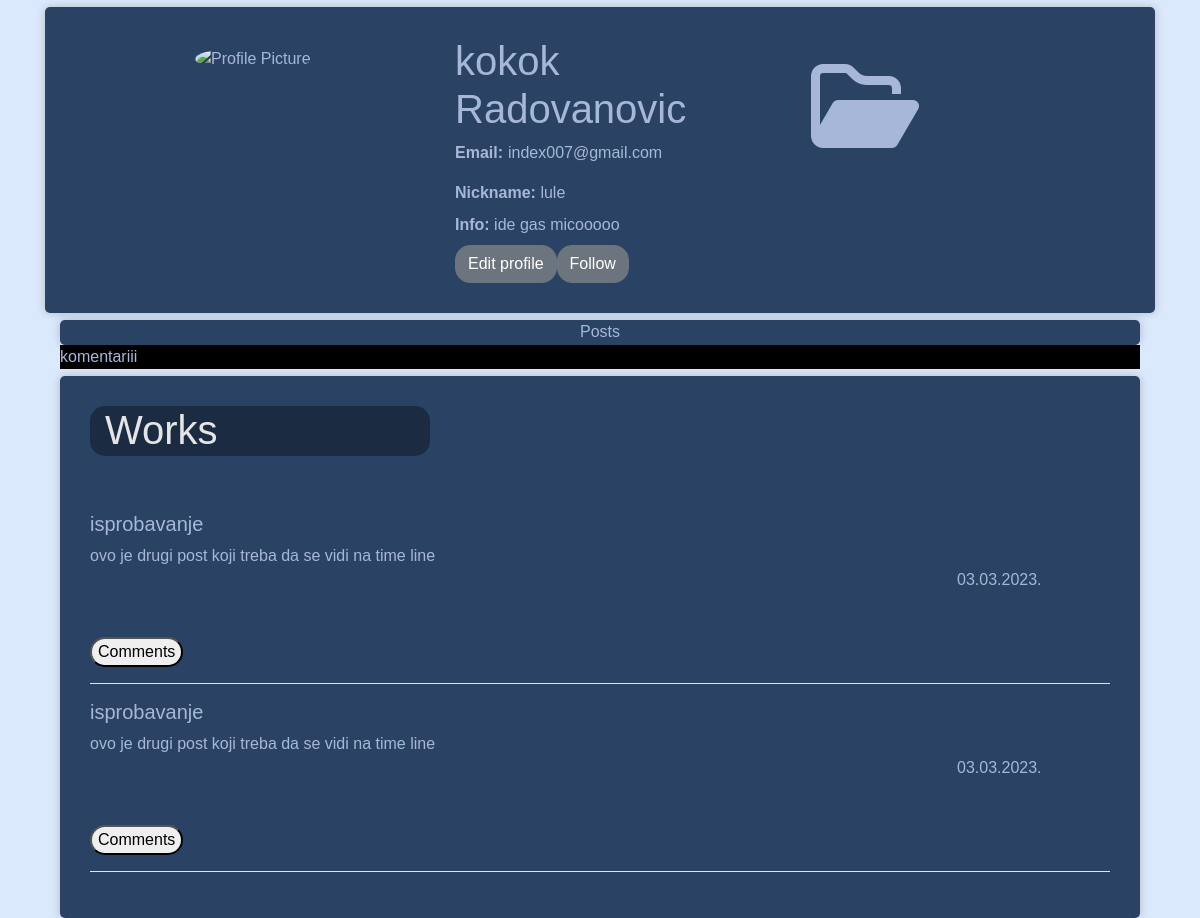
/pages/Profile/profile.php (signed in), run on the app's committed database.
### tables this page shows
CREATE TABLE `app_user` (
  `user_id` int(11) NOT NULL,
  `user_name` varchar(30) NOT NULL,
  `user_surname` varchar(45) NOT NULL,
  `user_nickname` varchar(15) NOT NULL,
  `user_email` varchar(30) NOT NULL,
  `user_password` varchar(30) NOT NULL,
  `user_info` tinytext DEFAULT NULL
);

CREATE TABLE `post` (
  `post_id` int(11) NOT NULL,
  `user_id` int(11) NOT NULL,
  `created_datetime` datetime NOT NULL DEFAULT current_timestamp(),
  `caption` tinytext DEFAULT NULL,
  `category` varchar(20) DEFAULT NULL,
  `uploaded_file` mediumtext NOT NULL,
  `file_ext` varchar(10) NOT NULL,
  `status` int(11) NOT NULL DEFAULT 1
);

### pages/Profile/profile.php (the view, shortened to what this page needs)
<?php
  $sessionTimeout=2700;
  if(isset($_SESSION['lastlogin'])&&(time()-$_SESSION['lastlogin']>$sessionTimeout)){
    session_unset();
    session_destroy();
    header('Location: ../Login/login.php');
    exit();
  }else{
    include("../../models/classes.php");
    $datab= new Database();
    $user=new User($datab,$_SESSION['iduser']);
  }
?>
<!DOCTYPE html>
<html lang="en">
  <head>
    <link rel="stylesheet" href="https://cdnjs.cloudflare.com/ajax/libs/font-awesome/6.3.0/css/all.min.css">
    <link rel="stylesheet" href="https://maxcdn.bootstrapcdn.com/bootstrap/4.0.0/css/bootstrap.min.css">
    <link rel="stylesheet" href="style.css">
  </head>
  <body>
    <div class="container">
      <div class = "header">
        <div class="row">
          <div class="col-md-4">
            <div class="profile-pic">
              <img src="" alt="Profile Picture">
            </div>
          </div>
          <div class="col-md-4">
            <div class="profile-info">
              <h1><?php echo"{$user->getName()} {$user->getSurname()}"?></h1>
              <ul class="list-unstyled">
                <li><strong>Email:</strong><?php echo "{$user->getEmail()}";?></li>
              </ul>
              <p>
              <?php
                echo "<label class='lblProfile'>Nickname:</label> {$user->getNickname()}<br>
                <label class='lblProfile'>Info:</label> {$user->getInfo()}<br>
                <button  type='button' class='btn btn-secondary' id='btnEdit' name='btnEdit'>Edit profile</a>
                <button  type='button' class='btn btn-secondary' id='btnFollow' name='btnFollow'>Follow</a>";
              ?>
              </p>
              </div>
          </div>
          <div class="col-md-4">
            <div class="post">
              <button id="btnPost" name="btnPost" class="btnTransparent"><i class="fa-regular fa-folder-open fa-6x"></i></button>
            </div>
          </div>
        </div>
      </div>
      <div class="col-md-12">
        <div id="counts">
          <p>Posts</p>
        </div>
        <div id="commsecc" style="background-color:black">komentariii</div>
        <div id = "works">
          <h1 class="col-md-4">Works</h1>
          <br><br>
          <?php
            $arr_posts=$user->allposts($datab);
            foreach($arr_posts as $el){
              post::getpost($el,$datab);
              echo"<button id='btncomments' onclick='allcomments({$el})'>Comments</button><hr>";
            }
          ?>
        </div>
      </div>
    </div>
  </body>
</html>

### models/classes.php (shortened to what this page needs)
<?php
class Database{
    private $host="localhost";
    private $username="root";
    private $password="";
    private $name="project_database";
    function connect(){
        return mysqli_connect($this->host,$this->username,$this->password,$this->name);
    }
}
class User{
     public $id;
     public $db;
     public $name;
     public $surname;
     public $nickname;
     public $email;
     public $info;
    public function __construct($datab,$id){
        $this->id = $id;
        $this->db = $datab->connect();
        $this->loadData();
    }
    function loadData(){
        $querry="SELECT user_name, user_surname, user_nickname, user_email, user_info, user_password FROM app_user WHERE user_id = {$this->id}";
        $res=mysqli_query($this->db,$querry);
        if(mysqli_num_rows($res)==0){
            echo "eror sa upitom nema ga u bazi";
        }else{
            while($row=mysqli_fetch_assoc($res)){
            $this->name = $row['user_name'];
            $this->surname = $row['user_surname'];
            $this->nickname = $row['user_nickname'];
            $this->email = $row['user_email'];
            $this->info = $row['user_info'];
            }
        }
    }
    public function getName() {
        return $this->name;
    }
    public function getSurname() {
        return $this->surname;
    }
    public function getNickname() {
        if ($this->nickname!=""){
            return $this->nickname;
        }else{
            return "not entered yet";
        }
    }
    public function getEmail() {
        return $this->email;
    }
    public function getInfo() {
        if($this->info!=""){
        return $this->info;
        }else{
            return "Not added info";
        }
    }
    function allposts($datab){
        $dbc=$datab->connect();
        $posts=array();
        $query="call posts_procedure({$this->id})";
        $res=mysqli_query($dbc,$query);
        while($row = mysqli_fetch_assoc($res)){
            $posts[]=$row['post_id'];
        }
        return $posts;
    }
}
class Post{
    public static function getpost($idpost,$datab){
        $dbc=$datab->connect();
        $query=$dbc->prepare("CALL getpost(?)");
        $query->bind_param("i",$idpost);
        $query->execute();
        $res=$query->get_result();
        while( $row=mysqli_fetch_assoc($res)){
            $topic=$row['category'];
            $time=$row['created_datetime'];
            $date=date('d.m.Y.',strtotime($time));
            $txt=$row['caption'];
            $fileurl=$row['uploaded_file'];
            $htmlanswer="";
            $htmlanswer.="<div>
            <h5>{$topic}</h5>
            {$txt}<br>
            <div class='date'>{$date}</div>
            </div>
            <br><p>{$fileurl}</p>
            ";
            echo $htmlanswer;
        }
    }
}
?>

### pages/Profile/style.css (style rules this page uses)
:root { --header: #2a4365; --highlight: #2a4365; --main: #2a4365; --text: #a7b7d9; --section: #e5e5e5; --text-complement: #D9C9A7; }
body { background-color: rgb(218, 233, 251); font-family: 'Trebuchet MS', 'Lucida Sans Unicode', 'Lucida Grande', 'Lucida Sans', Arial, sans-serif ; }
button { border-radius: 15px; }
.container { color: var(--text); }
.profile-pic img { border-radius: 50%; margin: 20px; margin-left: 150px; margin-top: 40px; }
.profile-info { padding: 30px; }
.profile-info h1 { margin-top: 0; }
.profile-info p { margin-bottom: 0; }
.profile-info ul li { margin-bottom: 5px; }
.profile-info ul li strong { margin-right: 5px; }
.lblProfile { font-weight: bolder; }
#btnEdit,#btnFollow { border-radius: 15px; }
.header { margin-top: 7px; height: 33.33%; background-color: var(--header); border-radius: 5px; box-shadow: 0 0 10px rgba(0, 0, 0, 0.2); animation: slideup 1s ease-out; }
.post { padding-top: 50px; color: var(--text); width: fit-content; height: fit-content; }
#counts { margin-top: 7px; background-color: var(--highlight); display: flex; border-radius: 5px; box-shadow: 0 0 10px rgba(0, 0, 0, 0.2); animation: slideup 1s ease-out; justify-content: space-evenly; height: 25px; }
.btnTransparent { background-color: transparent; border: none; color: inherit; }
#works { margin-top: 7px; height: 33.33%; background-color: var(--main); border-radius: 5px; box-shadow: 0 0 10px rgba(0, 0, 0, 0.2); padding: 30px; animation: slideup 1s ease-out; }
#works button { margin-top: 5px; }
#works hr { background-color: white; }
#works h1 { color: var(--section); border-radius: 15px; background-color: #1b2c42; height: 50px; }
.date { position: relative; margin-left: 85%; }

### data on the page
app_user: user_name "kokok", user_surname "Radovanovic", user_email "index007@gmail.com", user_nickname "lule", user_info "ide gas micooooo"
post: category "isprobavanje", caption "ovo je drugi post koji treba da se vidi na time line", created_datetime "03.03.2023."
post: category "isprobavanje", caption "ovo je drugi post koji treba da se vidi na time line", created_datetime "03.03.2023."
